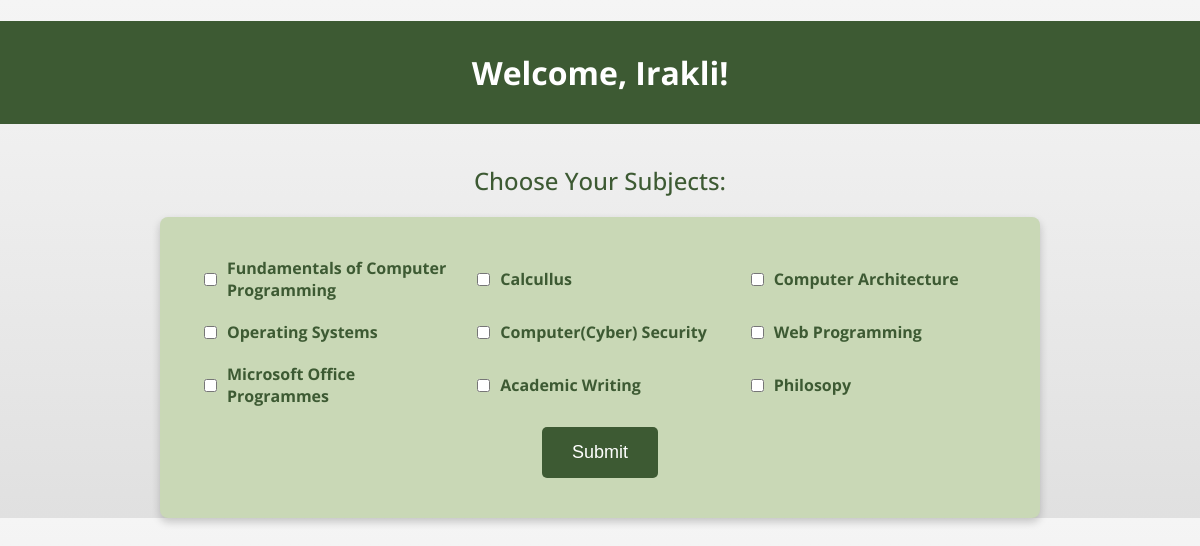
The app's page /student/students_page/ (signed in) with its own data.
### student/models.py (models this page shows, shortened)
class Subject(models.Model):
    id = models.AutoField(primary_key=True)
    title = models.CharField(max_length=255, verbose_name=_("Subject Name"))
    description = models.TextField(verbose_name=_("Subject Description"))
    syllabus = models.FileField(upload_to='syllabus/', verbose_name=_("Syllabus"))
    faculties = models.ManyToManyField(Faculty, related_name='subjects')
    lecturers = models.ManyToManyField('Lecture', related_name='subjects')
    class Meta:
        verbose_name = _('Subject')
        verbose_name_plural = _('Subjects')

### student/views.py (the view)
# urls.py: path('students_page/', views.students_page, name='students_page')
def students_page(request):
    student = request.user.student
    faculty_subjects = student.faculty.subjects.all()
    if request.method == 'POST':
        selected_subjects_ids = request.POST.getlist('students_page')
        if len(selected_subjects_ids) < 3 or len(selected_subjects_ids) > 7:
            return HttpResponseBadRequest("You must choose between 3 and 7 subjects.")
        else:
            selected_subjects = Subject.objects.filter(pk__in=selected_subjects_ids)
            student.subjects.set(selected_subjects)
            return render(request, 'answer.html', {'user': request.user, 'selected_subjects': selected_subjects})
    else:
        context = {
            'user': request.user,
            'faculty_subjects': faculty_subjects
        }
        return render(request, 'students_page.html', context)

### student/templates/students_page.html (shortened to what this page needs)
<!DOCTYPE html>
<html lang="en">
<head>
</head>
<body>
   <h1>Welcome, {{ user.username }}!</h1>
   <h2>Choose Your Subjects: </h2>
   <form method="POST" action="{% url 'students_page' %}">
       {% for subject in faculty_subjects %}
           <label>
               <input type="checkbox" id="{{ subject.id }}" name="students_page" value="{{ subject.id }}">
               {{ subject.title }}
           </label>
       {% endfor %}
       <button type="submit">Submit</button>
   </form>
</body>
</html>

### student/templates/students_page.html (style rules this page uses)
body { font-family: 'Open Sans', sans-serif; margin: 0; padding: 0; background: linear-gradient(to bottom, #f5f5f5, #e0e0e0); }
h1 { background-color: #3D5A33; color: #FFFFFF; padding: 30px; text-align: center; font-weight: 700; margin-bottom: 40px; }
h2 { color: #3D5A33; font-weight: 500; text-align: center; margin-bottom: 20px; }
form { background-color: #C9D8B6; padding: 40px; max-width: 800px; margin: 0 auto; border-radius: 8px; box-shadow: 0 4px 8px 0 rgba(0, 0, 0, 0.2); display: grid; grid-template-columns: repeat(auto-fit, minmax(200px, 1fr)); gap: 20px; }
label { color: #3D5A33; font-weight: 700; display: flex; align-items: center; cursor: pointer; }
input[type="checkbox"] { margin-right: 10px; cursor: pointer; }
button[type="submit"] { background-color: #3D5A33; color: #FFFFFF; padding: 15px 30px; border: none; border-radius: 5px; font-size: 18px; cursor: pointer; text-decoration: none; transition: background-color 0.3s ease; grid-column: 1 / -1; justify-self: center; }

### records on screen
Subject: title "Fundamentals of Computer Programming"
Subject: title "Calcullus"
Subject: title "Computer Architecture"
Subject: title "Operating Systems"
Subject: title "Computer(Cyber) Security"
Subject: title "Web Programming"
Subject: title "Microsoft Office Programmes"
Subject: title "Academic Writing"
Subject: title "Philosopy"

### other values on screen
{{ user.username }} "Irakli"
